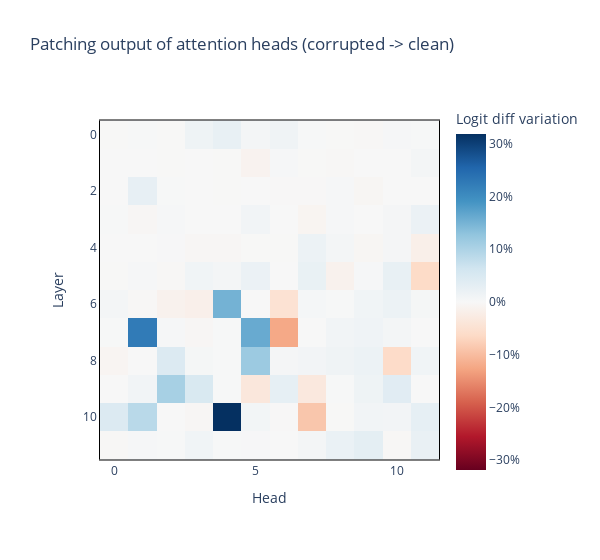

Notebook cell for this chart:
### Code cell
imshow_p(
    results['z'] * 100,
    title="Patching output of attention heads (corrupted -> clean)",
    labels={"x": "Head", "y": "Layer", "color": "Logit diff variation"},
    coloraxis=dict(colorbar_ticksuffix = "%"),
    border=True,
    width=600,
    margin={"r": 100, "l": 100}
)

### Figure 1 — Plotly figure (JSON) as saved in the notebook; plotly's stock layout.template omitted (floating-point values rounded to 4 significant figures; data arrays with more than 128 entries replaced by an {"elided": "..."} marker saying what was removed)
{"data": [{"coloraxis": "coloraxis", "hovertemplate": "Head: %{x}<br>Layer: %{y}<br>Logit diff variation: %{z}<extra></extra>", "name": "0", "type": "heatmap", "xaxis": "x", "yaxis": "y", "z": {"elided": "12x12 float values"}}], "layout": {"coloraxis": {"cmid": 0, "colorbar": {"ticksuffix": "%", "title": {"text": "Logit diff variation"}}, "colorscale": [[0, "rgb(103,0,31)"], [0.1, "rgb(178,24,43)"], [0.2, "rgb(214,96,77)"], [0.3, "rgb(244,165,130)"], [0.4, "rgb(253,219,199)"], [0.5, "rgb(247,247,247)"], [0.6, "rgb(209,229,240)"], [0.7, "rgb(146,197,222)"], [0.8, "rgb(67,147,195)"], [0.9, "rgb(33,102,172)"], [1, "rgb(5,48,97)"]]}, "margin": {"l": 100, "r": 100}, "title": {"text": "Patching output of attention heads (corrupted -> clean)"}, "width": 600, "xaxis": {"anchor": "y", "constrain": "domain", "domain": [0, 1], "linecolor": "black", "linewidth": 1, "mirror": true, "scaleanchor": "y", "showline": true, "title": {"text": "Head"}}, "yaxis": {"anchor": "x", "autorange": "reversed", "constrain": "domain", "domain": [0, 1], "linecolor": "black", "linewidth": 1, "mirror": true, "showline": true, "title": {"text": "Layer"}}}}
